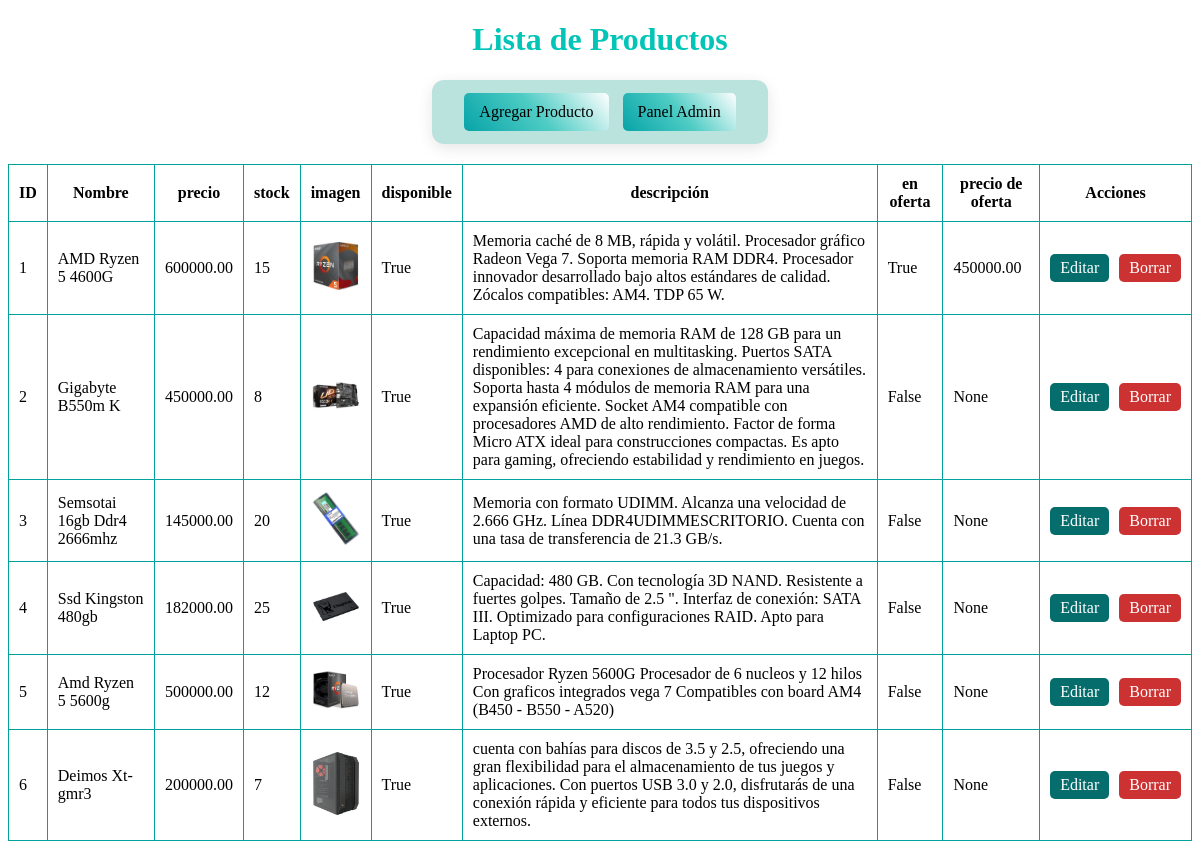
Before: /manage_products/ with the older database file.
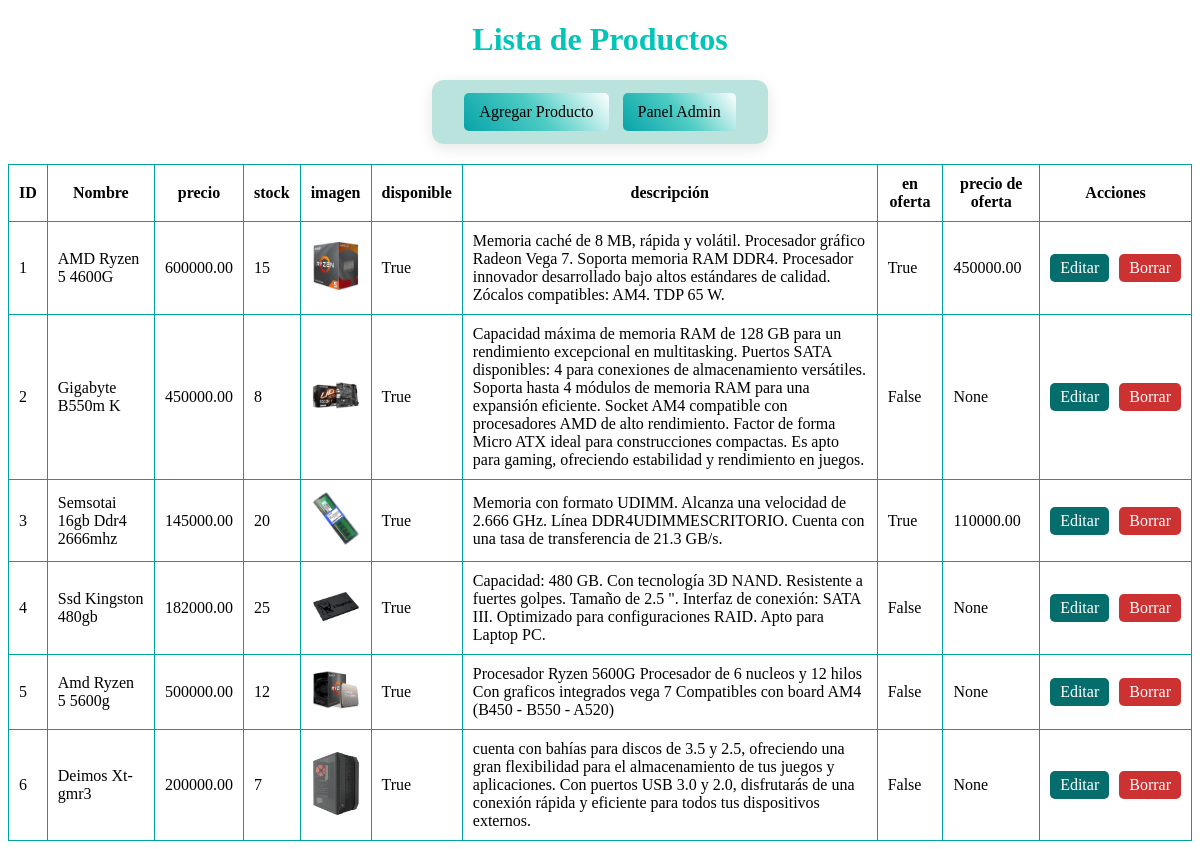
After: the same page with the newer database file.
### store/models.py (models this page shows)
class Product(models.Model):
    category = models.CharField(
        choices=[
            ('Procesadores', 'Procesadores'),
            ('Monitores', 'Monitores'),
            ('Memorias RAM', 'Memorias RAM'),
            ('Memorias de Almacenamiento', 'Memorias de Almacenamiento'),
            ('Placas de video', 'Placas de video'),
            ('Fuentes de energia', 'Fuentes de energia'),
            ('Motherboards', 'Motherboards'),
            ('Refrigeracion', 'Refrigeracion'),
            ('Gabinetes', 'Gabinetes')
        ],
        default='Procesadores')
    name = models.CharField(max_length=200)
    price = models.DecimalField(max_digits=10, decimal_places=2)
    stock = models.IntegerField()
    image = models.ImageField(upload_to='products/', blank=True)
    is_available = models.BooleanField(default=True)
    description = models.TextField(blank=True)
    is_offered = models.BooleanField(default=False)
    offer_price = models.DecimalField(max_digits=10, decimal_places=2, null=True, blank=True)

### store/views.py (the view)
# urls.py: path('manage_products/', views.manage_products, name='manage_products'),
def manage_products(request):
    products = Product.objects.all()
    return render(request, 'store/admin/manage_products.html', {'products': products})

### store/templates/store/admin/manage_products.html (shortened to what this page needs)
<!DOCTYPE html>
<html lang="es">
<head>
    <link rel="stylesheet" href="/static/css/admin.css">
</head>
<body>
    <h1>Lista de Productos</h1>
    <div class="option-container">
        <a class="admin-option" href="{% url 'store:add_product' %}">Agregar Producto</a>
        <a class="admin-option" href="{% url 'users:admin_panel' %}">Panel Admin</a>
    </div>
    <table class="table-container">
        <thead>
            <tr>
                <th>ID</th>
                <th>Nombre</th>
                <th>precio</th>
                <th>stock</th>
                <th>imagen</th>
                <th>disponible</th>
                <th>descripción</th>
                <th>en oferta</th>
                <th>precio de oferta</th>
                <th>Acciones</th>
            </tr>
        </thead>
        <tbody>
            {% for product in products %}
            <tr>
                <td>{{ product.id }}</td>
                <td>{{ product.name }}</td>
                <td>{{ product.price }}</td>
                <td>{{ product.stock }}</td>
                <td>
                    {% if product.image %}
                        <img src="{{ product.image.url }}" alt="{{ product.name }}" width="50">
                    {% else %}
                        Sin imagen
                    {% endif %}
                </td>
                <td>{{ product.is_available }}</td>
                <td>{{ product.description }}</td>
                <td>{{ product.is_offered }}</td>
                <td>{{ product.offer_price }}</td>
                <td>
                    <div class="actions">
                        <a href="{% url 'store:edit_product' product.id %}"
                        class="edit">Editar
                        </a>
                        <a href="{% url 'store:delete_product' user.id %}"
                        class="delete" onclick="return confirm('¿Está seguro de borrar este producto?');">Borrar
                        </a>
                    </div>
                </td>
            </tr>
            {% endfor %}
        </tbody>
    </table>
</body>
</html>

Changed rows visible on the page:
changed Product "Semsotai 16gb Ddr4 2666mhz": is_offered "False" → "True"; offer_price "None" → "110000.00"
